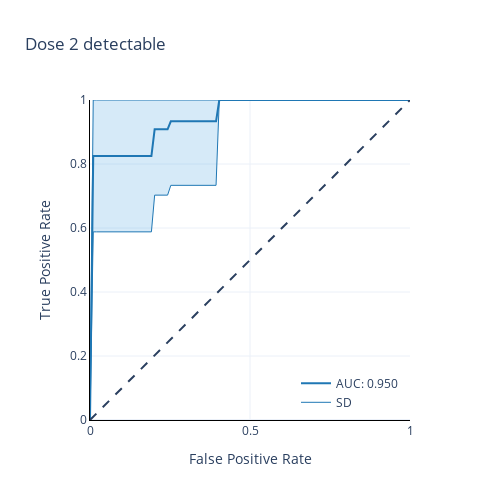

Notebook code cell kept with this figure:
### Code cell
y_true_d2_d  = []
y_true_d3_p  = []
y_score_d2_d = []
y_score_d3_p = []
for i in range(len(data["comp"]["SVM_RFE_d2_d"]["SVM_d2_d"])):
    y_true_d2_d.append(data["comp"]["SVM_RFE_d2_d"]["SVM_d2_d"][i]["y_true"])
    y_true_d3_p.append(data["comp"]["SVM_RFE_d3_p"]["SVM_d3_p"][i]["y_true"])
    y_score_d2_d.append(data["comp"]["SVM_RFE_d2_d"]["SVM_d2_d"][i]["z"])
    y_score_d3_p.append(data["comp"]["SVM_RFE_d3_p"]["SVM_d3_p"][i]["z"])


kind = 'val'
c_line      = '#1f77b4'
c_fill      = 'rgba(52, 152, 219, 0.2)'
c_line_main = '#1f77b4'
c_grid      = 'rgba(189, 195, 199, 0.5)'
#c_annot     = 'rgba(149, 165, 166, 0.5)'
#c_highlight = 'rgba(192, 57, 43, 1.0)'
fpr_mean    = np.linspace(0, 1, 100)
interp_tprs_d2_d = []
interp_tprs_d3_p = []
for i in range(len(y_true_d2_d)):
    fpr_d2_d, tpr_d2_d, thresholds = roc_curve(y_true_d2_d[i], y_score_d2_d[i])
    fpr_d3_p, tpr_d3_p, thresholds = roc_curve(y_true_d3_p[i], y_score_d3_p[i])
    interp_tpr_d2_d    = np.interp(fpr_mean, fpr_d2_d, tpr_d2_d)
    interp_tpr_d3_p    = np.interp(fpr_mean, fpr_d3_p, tpr_d3_p)
    interp_tpr_d2_d[0] = 0.0
    interp_tpr_d3_p[0] = 0.0
    interp_tprs_d2_d.append(interp_tpr_d2_d)
    interp_tprs_d3_p.append(interp_tpr_d3_p)
tpr_mean_d2_d     = np.mean(interp_tprs_d2_d, axis=0)
tpr_mean_d3_p     = np.mean(interp_tprs_d3_p, axis=0)
tpr_mean_d2_d[-1] = 1.0
tpr_mean_d3_p[-1] = 1.0
tpr_std_d2_d      = np.std(interp_tprs_d2_d, axis=0)
tpr_std_d3_p      = np.std(interp_tprs_d3_p, axis=0)
tpr_upper_d2_d    = np.clip(tpr_mean_d2_d+tpr_std_d2_d, 0, 1)
tpr_upper_d3_p    = np.clip(tpr_mean_d3_p+tpr_std_d3_p, 0, 1)
tpr_lower_d2_d    = tpr_mean_d2_d-tpr_std_d2_d
tpr_lower_d3_p    = tpr_mean_d3_p-tpr_std_d3_p

fig3 = go.Figure([
    go.Scatter(
        x          = fpr_mean,
        y          = tpr_upper_d2_d,
        line       = dict(color=c_line, width=1),
        hoverinfo  = "skip",
        showlegend = True,
        name       = 'SD'),
    go.Scatter(
        x          = fpr_mean,
        y          = tpr_lower_d2_d,
        fill       = 'tonexty',
        fillcolor  = c_fill,
        line       = dict(color=c_line, width=1),
        hoverinfo  = "skip",
        showlegend = False,
        name       = 'lower'),
    go.Scatter(
        x          = fpr_mean,
        y          = tpr_mean_d2_d,
        line       = dict(color=c_line_main, width=2),
        hoverinfo  = "skip",
        showlegend = True,
        name       = 'AUC: 0.950')
]
)
fig3.add_shape(
    type ='line', 
    line =dict(dash='dash'),
    x0=0, x1=1, y0=0, y1=1
)
fig3.update_layout(
    template    = 'plotly_white', 
    title_x     = 0.5,
    title = "Dose 2 detectable",
    xaxis_title = "False Positive Rate",
    yaxis_title = "True Positive Rate",
    width       = 500,
    height      = 500,
    legend      = dict(
        yanchor="bottom", 
        xanchor="right", 
        x=0.95,
        y=0.01,
    )
)
fig3.update_yaxes(
    range       = [0, 1],
    scaleanchor = "x", 
    scaleratio  = 1,
    linecolor   = 'black')
fig3.update_xaxes(
    range       = [0, 1],
    constrain   = 'domain',
    linecolor   = 'black')
fig3.write_image("fig_ml_C.svg")
fig3

### Figure 1 — Plotly figure (JSON) as saved in the notebook; plotly's stock layout.template omitted (floating-point values rounded to 4 significant figures)
{"data": [{"hoverinfo": "skip", "line": {"color": "#1f77b4", "width": 1}, "name": "SD", "showlegend": true, "type": "scatter", "x": [0, 0.0101, 0.0202, 0.0303, 0.0404, 0.05051, 0.06061, 0.07071, 0.08081, 0.09091, 0.101, 0.1111, 0.1212, 0.1313, 0.1414, 0.1515, 0.1616, 0.1717, 0.1818, 0.1919, 0.202, 0.2121, 0.2222, 0.2323, 0.2424, 0.2525, 0.2626, 0.2727, 0.2828, 0.2929, 0.303, 0.3131, 0.3232, 0.3333, 0.3434, 0.3535, 0.3636, 0.3737, 0.3838, 0.3939, 0.404, 0.4141, 0.4242, 0.4343, 0.4444, 0.4545, 0.4646, 0.4747, 0.4848, 0.4949, 0.5051, 0.5152, 0.5253, 0.5354, 0.5455, 0.5556, 0.5657, 0.5758, 0.5859, 0.596, 0.6061, 0.6162, 0.6263, 0.6364, 0.6465, 0.6566, 0.6667, 0.6768, 0.6869, 0.697, 0.7071, 0.7172, 0.7273, 0.7374, 0.7475, 0.7576, 0.7677, 0.7778, 0.7879, 0.798, 0.8081, 0.8182, 0.8283, 0.8384, 0.8485, 0.8586, 0.8687, 0.8788, 0.8889, 0.899, 0.9091, 0.9192, 0.9293, 0.9394, 0.9495, 0.9596, 0.9697, 0.9798, 0.9899, 1], "y": [0, 1, 1, 1, 1, 1, 1, 1, 1, 1, 1, 1, 1, 1, 1, 1, 1, 1, 1, 1, 1, 1, 1, 1, 1, 1, 1, 1, 1, 1, 1, 1, 1, 1, 1, 1, 1, 1, 1, 1, 1, 1, 1, 1, 1, 1, 1, 1, 1, 1, 1, 1, 1, 1, 1, 1, 1, 1, 1, 1, 1, 1, 1, 1, 1, 1, 1, 1, 1, 1, 1, 1, 1, 1, 1, 1, 1, 1, 1, 1, 1, 1, 1, 1, 1, 1, 1, 1, 1, 1, 1, 1, 1, 1, 1, 1, 1, 1, 1, 1]}, {"fill": "tonexty", "fillcolor": "rgba(52, 152, 219, 0.2)", "hoverinfo": "skip", "line": {"color": "#1f77b4", "width": 1}, "name": "lower", "showlegend": false, "type": "scatter", "x": [0, 0.0101, 0.0202, 0.0303, 0.0404, 0.05051, 0.06061, 0.07071, 0.08081, 0.09091, 0.101, 0.1111, 0.1212, 0.1313, 0.1414, 0.1515, 0.1616, 0.1717, 0.1818, 0.1919, 0.202, 0.2121, 0.2222, 0.2323, 0.2424, 0.2525, 0.2626, 0.2727, 0.2828, 0.2929, 0.303, 0.3131, 0.3232, 0.3333, 0.3434, 0.3535, 0.3636, 0.3737, 0.3838, 0.3939, 0.404, 0.4141, 0.4242, 0.4343, 0.4444, 0.4545, 0.4646, 0.4747, 0.4848, 0.4949, 0.5051, 0.5152, 0.5253, 0.5354, 0.5455, 0.5556, 0.5657, 0.5758, 0.5859, 0.596, 0.6061, 0.6162, 0.6263, 0.6364, 0.6465, 0.6566, 0.6667, 0.6768, 0.6869, 0.697, 0.7071, 0.7172, 0.7273, 0.7374, 0.7475, 0.7576, 0.7677, 0.7778, 0.7879, 0.798, 0.8081, 0.8182, 0.8283, 0.8384, 0.8485, 0.8586, 0.8687, 0.8788, 0.8889, 0.899, 0.9091, 0.9192, 0.9293, 0.9394, 0.9495, 0.9596, 0.9697, 0.9798, 0.9899, 1], "y": [0, 0.588, 0.588, 0.588, 0.588, 0.588, 0.588, 0.588, 0.588, 0.588, 0.588, 0.588, 0.588, 0.588, 0.588, 0.588, 0.588, 0.588, 0.588, 0.588, 0.7027, 0.7027, 0.7027, 0.7027, 0.7027, 0.7333, 0.7333, 0.7333, 0.7333, 0.7333, 0.7333, 0.7333, 0.7333, 0.7333, 0.7333, 0.7333, 0.7333, 0.7333, 0.7333, 0.7333, 1, 1, 1, 1, 1, 1, 1, 1, 1, 1, 1, 1, 1, 1, 1, 1, 1, 1, 1, 1, 1, 1, 1, 1, 1, 1, 1, 1, 1, 1, 1, 1, 1, 1, 1, 1, 1, 1, 1, 1, 1, 1, 1, 1, 1, 1, 1, 1, 1, 1, 1, 1, 1, 1, 1, 1, 1, 1, 1, 1]}, {"hoverinfo": "skip", "line": {"color": "#1f77b4", "width": 2}, "name": "AUC: 0.950", "showlegend": true, "type": "scatter", "x": [0, 0.0101, 0.0202, 0.0303, 0.0404, 0.05051, 0.06061, 0.07071, 0.08081, 0.09091, 0.101, 0.1111, 0.1212, 0.1313, 0.1414, 0.1515, 0.1616, 0.1717, 0.1818, 0.1919, 0.202, 0.2121, 0.2222, 0.2323, 0.2424, 0.2525, 0.2626, 0.2727, 0.2828, 0.2929, 0.303, 0.3131, 0.3232, 0.3333, 0.3434, 0.3535, 0.3636, 0.3737, 0.3838, 0.3939, 0.404, 0.4141, 0.4242, 0.4343, 0.4444, 0.4545, 0.4646, 0.4747, 0.4848, 0.4949, 0.5051, 0.5152, 0.5253, 0.5354, 0.5455, 0.5556, 0.5657, 0.5758, 0.5859, 0.596, 0.6061, 0.6162, 0.6263, 0.6364, 0.6465, 0.6566, 0.6667, 0.6768, 0.6869, 0.697, 0.7071, 0.7172, 0.7273, 0.7374, 0.7475, 0.7576, 0.7677, 0.7778, 0.7879, 0.798, 0.8081, 0.8182, 0.8283, 0.8384, 0.8485, 0.8586, 0.8687, 0.8788, 0.8889, 0.899, 0.9091, 0.9192, 0.9293, 0.9394, 0.9495, 0.9596, 0.9697, 0.9798, 0.9899, 1], "y": [0, 0.825, 0.825, 0.825, 0.825, 0.825, 0.825, 0.825, 0.825, 0.825, 0.825, 0.825, 0.825, 0.825, 0.825, 0.825, 0.825, 0.825, 0.825, 0.825, 0.9083, 0.9083, 0.9083, 0.9083, 0.9083, 0.9333, 0.9333, 0.9333, 0.9333, 0.9333, 0.9333, 0.9333, 0.9333, 0.9333, 0.9333, 0.9333, 0.9333, 0.9333, 0.9333, 0.9333, 1, 1, 1, 1, 1, 1, 1, 1, 1, 1, 1, 1, 1, 1, 1, 1, 1, 1, 1, 1, 1, 1, 1, 1, 1, 1, 1, 1, 1, 1, 1, 1, 1, 1, 1, 1, 1, 1, 1, 1, 1, 1, 1, 1, 1, 1, 1, 1, 1, 1, 1, 1, 1, 1, 1, 1, 1, 1, 1, 1]}], "layout": {"height": 500, "legend": {"x": 0.95, "xanchor": "right", "y": 0.01, "yanchor": "bottom"}, "shapes": [{"line": {"dash": "dash"}, "type": "line", "x0": 0, "x1": 1, "y0": 0, "y1": 1}], "title": {"text": "Dose 2 detectable"}, "width": 500, "xaxis": {"constrain": "domain", "domain": [0.02941, 0.9706], "linecolor": "black", "range": [0, 1], "title": {"text": "False Positive Rate"}, "type": "linear"}, "yaxis": {"domain": [0, 1], "linecolor": "black", "range": [0, 1], "scaleanchor": "x", "scaleratio": 1, "title": {"text": "True Positive Rate"}, "type": "linear"}}}
